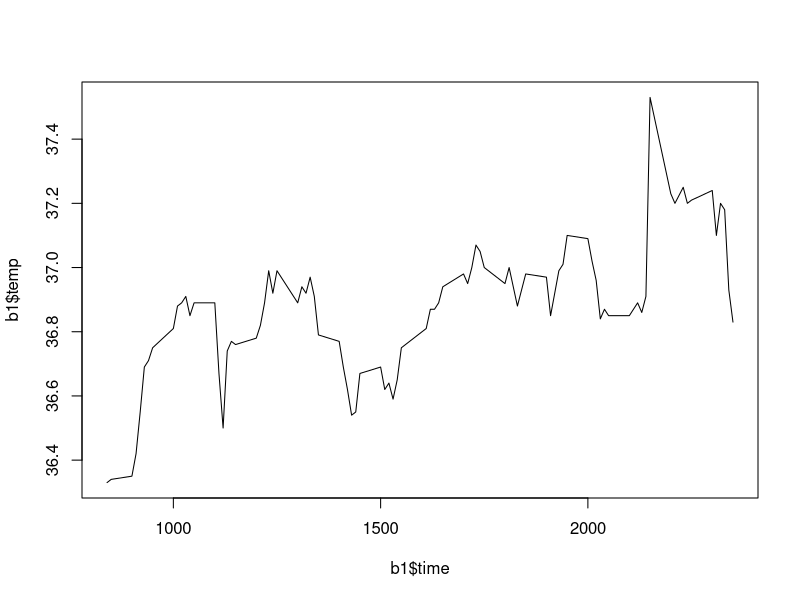
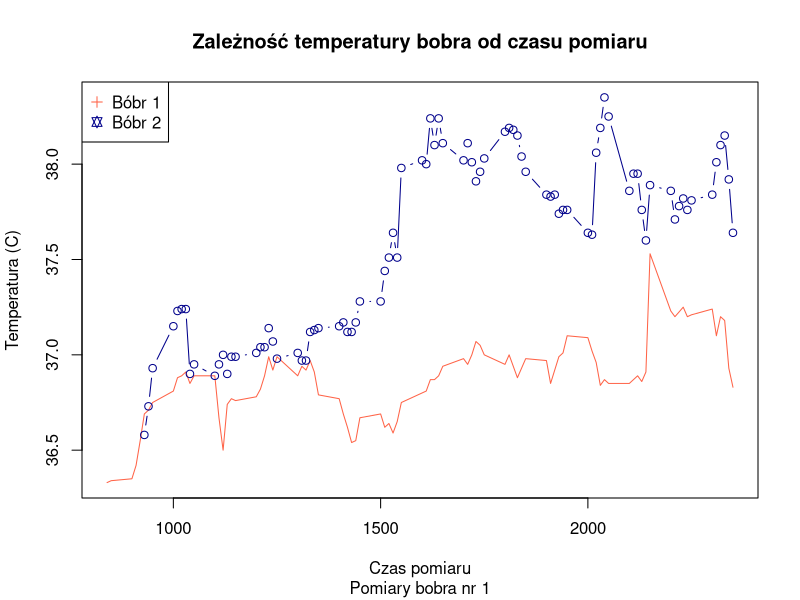
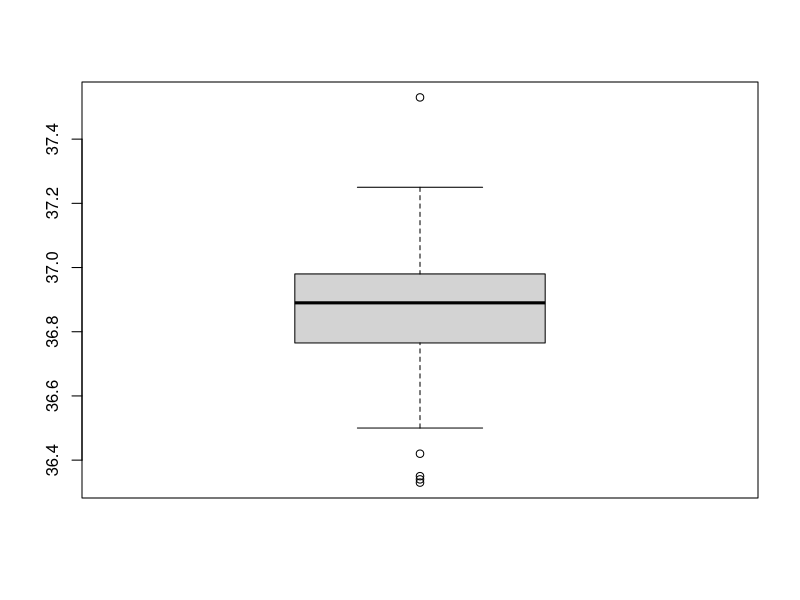
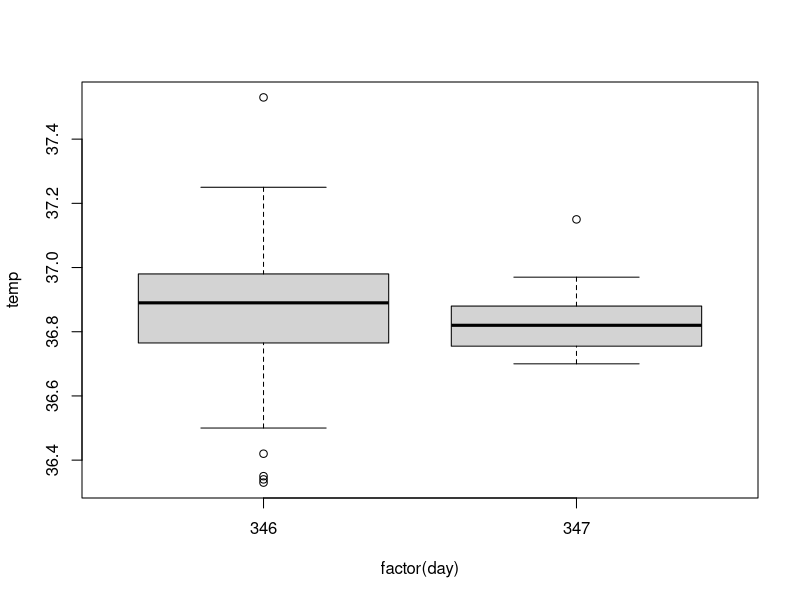

Generate these figures, in order, with R: (Note: this script raises an error after producing the figures.)
b1 <- beaver1[beaver1$day == 346, ]
b2 <- beaver2[beaver2$day == 307, ]

plot(b1$time, b1$temp, type="l")

ymin <- min(b1$temp, b2$temp)
ymax <- max(b1$temp, b2$temp)

plot(b1$time, b1$temp, 
     type = "l",
     xlab = "Czas pomiaru",
     ylab = "Temperatura (C)",
     main = "Zależność temperatury bobra od czasu pomiaru",
     sub = "Pomiary bobra nr 1",
     col = "tomato",
     ylim = c(ymin, ymax)
     )




points(b2$time, b2$temp,
       col = "darkblue",
       type = "b")

legend(x = "topleft", legend = c("Bóbr 1", "Bóbr 2"),
       col = c("tomato", "darkblue"), pch = c(3, 11))


boxplot(b1$temp)
boxplot(temp ~ factor(day), data = beaver1)

vioplot(temp ~ factor(day), data = beaver1, col="tomato", main="temperature")
